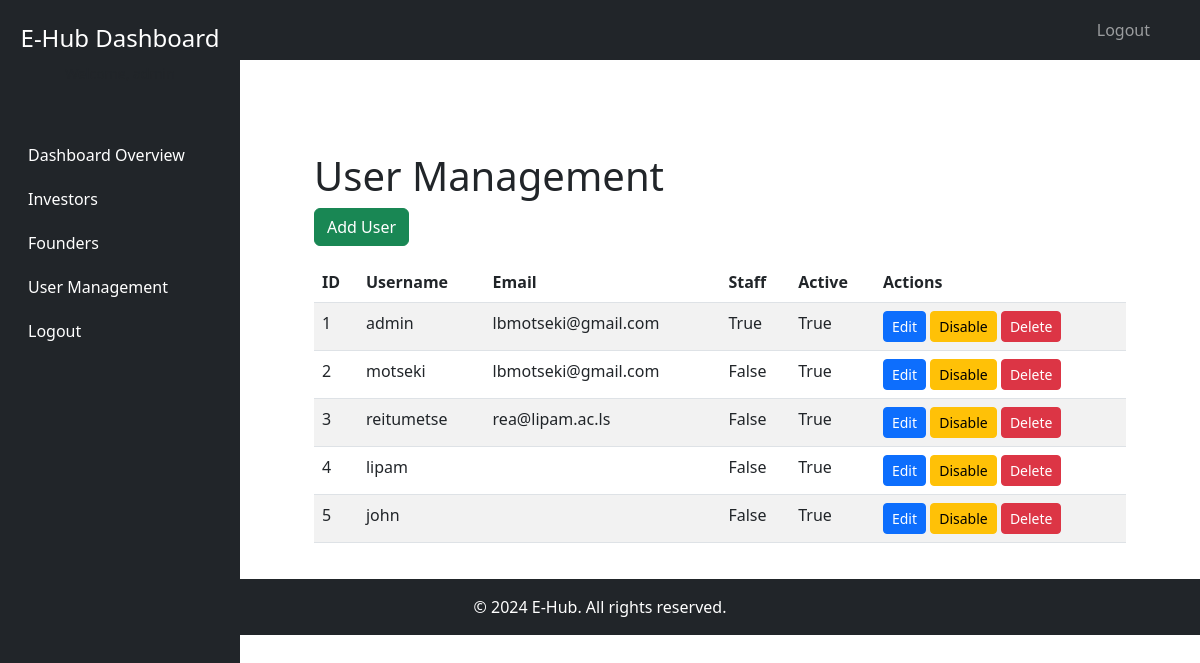
Page /user-management/ (signed in) on the committed database.
### myapp/models.py (models this page shows, shortened)
class CustomUser(AbstractUser):
    is_investor = models.BooleanField(default=False)
    is_founder = models.BooleanField(default=False)

### myapp/views.py (the view)
# urls.py: path('user-management/', views.user_management, name='user_management'),
@login_required
def user_management(request):
    if not request.user.is_staff:
        return redirect('myapp:dashboard')  # Restrict to admins
    users = get_user_model().objects.all()
    return render(request, 'profile/user_management.html', {'users': users})

### myapp/templates/profile/user_management.html (shortened to what this page needs)
{% extends "base_generic.html" %}
{% block content %}
<div class="d-flex">
    <nav class="vertical-nav bg-dark text-white" id="sidebar">
        <div class="py-4 px-3 mb-4 text-center">
            <h4 class="text-white">E-Hub Dashboard</h4>
            <small class="text-muted">Welcome, {{ user.username }}</small>
        </div>
        <ul class="nav flex-column">
            <li class="nav-item">
                <a href="{% url 'myapp:dashboard' %}" class="nav-link text-white">
                     Dashboard Overview
                </a>
            </li>
            <li class="nav-item">
                <a href="#" class="nav-link text-white btn-view-investors">
                     Investors
                </a>
            </li>
            <li class="nav-item">
                <a href="#" class="nav-link text-white btn-view-founders">
                     Founders
                </a>
            </li>
            {% if user.is_staff %}
            <li class="nav-item">
                <a href="{% url 'myapp:user_management' %}" class="nav-link text-white active">
                     User Management
                </a>
            </li>
            {% endif %}
            <li class="nav-item">
                <a href="{% url 'myapp:logout' %}" class="nav-link text-white">
                     Logout
                </a>
            </li>
        </ul>
    </nav>
    <div class="content-wrapper flex-grow-1">
        <div class="container mt-5">
            <h1>User Management</h1>
            <a href="{% url 'myapp:add_user' %}" class="btn btn-success mb-3">Add User</a>
            <table class="table table-striped">
                <thead>
                    <tr>
                        <th>ID</th>
                        <th>Username</th>
                        <th>Email</th>
                        <th>Staff</th>
                        <th>Active</th>
                        <th>Actions</th>
                    </tr>
                </thead>
                <tbody>
                    {% for user in users %}
                    <tr>
                        <td>{{ user.id }}</td>
                        <td>{{ user.username }}</td>
                        <td>{{ user.email }}</td>
                        <td>{{ user.is_staff }}</td>
                        <td>{{ user.is_active }}</td>
                        <td>
                            <a href="{% url 'myapp:edit_user' user.id %}" class="btn btn-primary btn-sm">Edit</a>
                            <a href="{% url 'myapp:disable_user' user.id %}" class="btn btn-warning btn-sm">Disable</a>
                            <a href="{% url 'myapp:delete_user' user.id %}" class="btn btn-danger btn-sm">Delete</a>
                        </td>
                    </tr>
                    {% endfor %}
                </tbody>
            </table>
        </div>
    </div>
</div>
{% endblock %}

### myapp/templates/profile/user_management.html (style rules this page uses)
.vertical-nav { width: 240px; height: 100vh; position: fixed; top: 0; left: 0; overflow-y: auto; z-index: 1030; }
.content-wrapper { margin-left: 240px; padding: 20px; }
.nav-link { padding: 10px 20px; transition: background 0.2s; }

### rows in the picture
CustomUser: id "1", username "admin", email "lbmotseki@gmail.com", is_staff "True", is_active "True"
CustomUser: id "2", username "motseki", email "lbmotseki@gmail.com", is_staff "False", is_active "True"
CustomUser: id "3", username "reitumetse", email "rea@lipam.ac.ls", is_staff "False", is_active "True"
CustomUser: id "4", username "lipam", is_staff "False", is_active "True"
CustomUser: id "5", username "john", is_staff "False", is_active "True"
